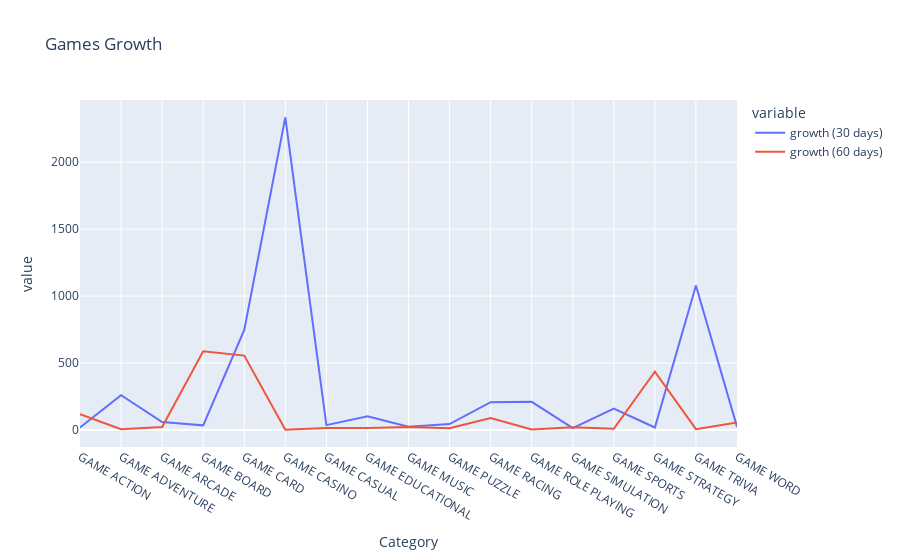

Write notebook code for a chart like this one.
### Code cell
fig = px.line(growth,  y=["growth (30 days)", "growth (60 days)"],title="Games Growth",
labels={"category":"Category", "values":"Total Growth"})
fig.show()

### Figure 1 — Plotly figure (JSON) as saved in the notebook; plotly's stock layout.template omitted (floating-point values rounded to 4 significant figures)
{"data": [{"hovertemplate": "variable=growth (30 days)<br>Category=%{x}<br>value=%{y}<extra></extra>", "legendgroup": "growth (30 days)", "line": {"color": "#636efa", "dash": "solid"}, "mode": "lines", "name": "growth (30 days)", "orientation": "v", "showlegend": true, "type": "scatter", "x": ["GAME ACTION", "GAME ADVENTURE", "GAME ARCADE", "GAME BOARD", "GAME CARD", "GAME CASINO", "GAME CASUAL", "GAME EDUCATIONAL", "GAME MUSIC", "GAME PUZZLE", "GAME RACING", "GAME ROLE PLAYING", "GAME SIMULATION", "GAME SPORTS", "GAME STRATEGY", "GAME TRIVIA", "GAME WORD"], "xaxis": "x", "y": [18.81, 259.1, 58.92, 34.45, 746.6, 2335.0, 36.02, 102.5, 24.63, 44.36, 207.1, 210.0, 13.41, 159.5, 18.28, 1080.0, 22.43], "yaxis": "y"}, {"hovertemplate": "variable=growth (60 days)<br>Category=%{x}<br>value=%{y}<extra></extra>", "legendgroup": "growth (60 days)", "line": {"color": "#EF553B", "dash": "solid"}, "mode": "lines", "name": "growth (60 days)", "orientation": "v", "showlegend": true, "type": "scatter", "x": ["GAME ACTION", "GAME ADVENTURE", "GAME ARCADE", "GAME BOARD", "GAME CARD", "GAME CASINO", "GAME CASUAL", "GAME EDUCATIONAL", "GAME MUSIC", "GAME PUZZLE", "GAME RACING", "GAME ROLE PLAYING", "GAME SIMULATION", "GAME SPORTS", "GAME STRATEGY", "GAME TRIVIA", "GAME WORD"], "xaxis": "x", "y": [118.3, 6.084, 21.97, 587.9, 555.3, 2.193, 14.81, 14.75, 22.16, 12.06, 88.96, 3.037, 20.2, 8.492, 435.4, 6.18, 55.72], "yaxis": "y"}], "layout": {"legend": {"title": {"text": "variable"}, "tracegroupgap": 0}, "title": {"text": "Games Growth"}, "xaxis": {"anchor": "y", "domain": [0, 1], "title": {"text": "Category"}}, "yaxis": {"anchor": "x", "domain": [0, 1], "title": {"text": "value"}}}}
